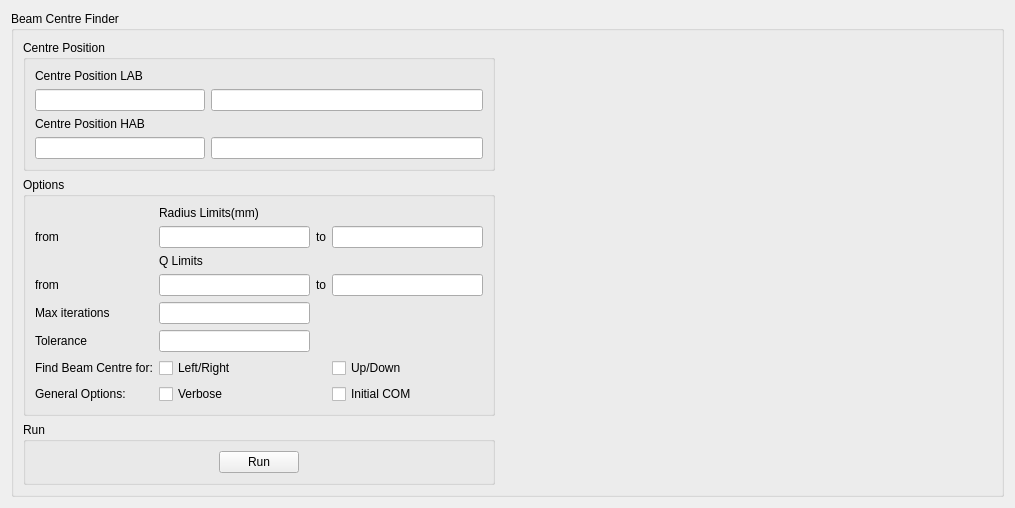
<?xml version="1.0" encoding="UTF-8"?>
<ui version="4.0">
 <class>BeamCentre</class>
 <widget class="QWidget" name="BeamCentre">
  <property name="geometry">
   <rect>
    <x>0</x>
    <y>0</y>
    <width>1015</width>
    <height>457</height>
   </rect>
  </property>
  <property name="windowTitle">
   <string>Form</string>
  </property>
  <layout class="QVBoxLayout" name="verticalLayout_3">
   <item>
    <widget class="QGroupBox" name="groupBox_2">
     <property name="title">
      <string>Beam Centre Finder</string>
     </property>
     <layout class="QGridLayout" name="gridLayout_4">
      <item row="0" column="0">
       <widget class="QGroupBox" name="groupBox_3">
        <property name="toolTip">
         <string>&lt;html&gt;&lt;head/&gt;&lt;body&gt;&lt;p&gt;The centre positions of both the high angle and low angle detector banks. The values here if they exist will be used in any reduction initiated from the runs tab.&lt;/p&gt;&lt;/body&gt;&lt;/html&gt;</string>
        </property>
        <property name="title">
         <string>Centre Position</string>
        </property>
        <layout class="QGridLayout" name="gridLayout">
         <item row="3" column="0" colspan="4">
          <widget class="QLineEdit" name="hab_pos_1_line_edit"/>
         </item>
         <item row="1" column="0" colspan="4">
          <widget class="QLineEdit" name="lab_pos_1_line_edit"/>
         </item>
         <item row="0" column="0" colspan="2">
          <widget class="QLabel" name="lab_centre_label">
           <property name="text">
            <string>Centre Position LAB</string>
           </property>
          </widget>
         </item>
         <item row="1" column="4">
          <widget class="QLineEdit" name="lab_pos_2_line_edit"/>
         </item>
         <item row="3" column="4">
          <widget class="QLineEdit" name="hab_pos_2_line_edit"/>
         </item>
         <item row="2" column="0" colspan="2">
          <widget class="QLabel" name="hab_centre_label">
           <property name="text">
            <string>Centre Position HAB</string>
           </property>
          </widget>
         </item>
        </layout>
       </widget>
      </item>
      <item row="0" column="1" rowspan="4">
       <widget class="QWidget" name="log_widget" native="true">
        <property name="minimumSize">
         <size>
          <width>491</width>
          <height>371</height>
         </size>
        </property>
       </widget>
      </item>
      <item row="1" column="0">
       <widget class="QGroupBox" name="groupBox_4">
        <property name="title">
         <string>Options</string>
        </property>
        <layout class="QGridLayout" name="gridLayout_2">
         <item row="1" column="2">
          <widget class="QLabel" name="label_9">
           <property name="text">
            <string>to</string>
           </property>
          </widget>
         </item>
         <item row="0" column="1">
          <widget class="QLabel" name="label_8">
           <property name="toolTip">
            <string>&lt;html&gt;&lt;head/&gt;&lt;body&gt;&lt;p&gt;The radius limits which will be considered when finding the beam centre.&lt;/p&gt;&lt;/body&gt;&lt;/html&gt;</string>
           </property>
           <property name="text">
            <string>Radius Limits(mm)</string>
           </property>
          </widget>
         </item>
         <item row="1" column="0">
          <widget class="QLabel" name="label_7">
           <property name="text">
            <string>from</string>
           </property>
          </widget>
         </item>
         <item row="1" column="1">
          <widget class="QLineEdit" name="r_min_line_edit"/>
         </item>
         <item row="1" column="3">
          <widget class="QLineEdit" name="r_max_line_edit"/>
         </item>
         <item row="6" column="0">
          <widget class="QLabel" name="label_6">
           <property name="toolTip">
            <string>&lt;html&gt;&lt;head/&gt;&lt;body&gt;&lt;p&gt;Controls which directions the beam centre will be for.&lt;/p&gt;&lt;/body&gt;&lt;/html&gt;</string>
           </property>
           <property name="text">
            <string>Find Beam Centre for:</string>
           </property>
          </widget>
         </item>
         <item row="4" column="1">
          <widget class="QLineEdit" name="max_iterations_line_edit">
           <property name="toolTip">
            <string>&lt;html&gt;&lt;head/&gt;&lt;body&gt;&lt;p&gt;The maximum number of iterations the algorithm will perform.&lt;/p&gt;&lt;/body&gt;&lt;/html&gt;</string>
           </property>
          </widget>
         </item>
         <item row="4" column="0">
          <widget class="QLabel" name="label_10">
           <property name="text">
            <string>Max iterations</string>
           </property>
          </widget>
         </item>
         <item row="5" column="1">
          <widget class="QLineEdit" name="tolerance_line_edit">
           <property name="toolTip">
            <string>&lt;html&gt;&lt;head/&gt;&lt;body&gt;&lt;p&gt;This is the minimum step size below which the algorithm will decide it has converged.&lt;/p&gt;&lt;/body&gt;&lt;/html&gt;</string>
           </property>
          </widget>
         </item>
         <item row="5" column="0">
          <widget class="QLabel" name="label_11">
           <property name="text">
            <string>Tolerance</string>
           </property>
          </widget>
         </item>
         <item row="6" column="1">
          <widget class="QCheckBox" name="left_right_check_box">
           <property name="text">
            <string>Left/Right</string>
           </property>
          </widget>
         </item>
         <item row="6" column="3">
          <widget class="QCheckBox" name="up_down_check_box">
           <property name="text">
            <string>Up/Down</string>
           </property>
          </widget>
         </item>
         <item row="7" column="1">
          <widget class="QCheckBox" name="verbose_check_box">
           <property name="toolTip">
            <string>&lt;html&gt;&lt;head/&gt;&lt;body&gt;&lt;p&gt;If true the quartile workspaces from each iteration will be saved.&lt;/p&gt;&lt;/body&gt;&lt;/html&gt;</string>
           </property>
           <property name="text">
            <string>Verbose</string>
           </property>
          </widget>
         </item>
         <item row="3" column="1">
          <widget class="QLineEdit" name="q_min_line_edit"/>
         </item>
         <item row="7" column="3">
          <widget class="QCheckBox" name="COM_check_box">
           <property name="toolTip">
            <string>&lt;html&gt;&lt;head/&gt;&lt;body&gt;&lt;p&gt;Option which controls whether the initial position is taken as the current centre position or determined from a centre of mass analysis of the scatter workspace.&lt;/p&gt;&lt;/body&gt;&lt;/html&gt;</string>
           </property>
           <property name="text">
            <string>Initial COM</string>
           </property>
          </widget>
         </item>
         <item row="3" column="3">
          <widget class="QLineEdit" name="q_max_line_edit"/>
         </item>
         <item row="3" column="2">
          <widget class="QLabel" name="label">
           <property name="text">
            <string>to</string>
           </property>
          </widget>
         </item>
         <item row="2" column="1">
          <widget class="QLabel" name="label_2">
           <property name="toolTip">
            <string>&lt;html&gt;&lt;head/&gt;&lt;body&gt;&lt;p&gt;The Q range which will be considered when finding the beam centre.&lt;/p&gt;&lt;/body&gt;&lt;/html&gt;</string>
           </property>
           <property name="text">
            <string>Q Limits</string>
           </property>
          </widget>
         </item>
         <item row="3" column="0">
          <widget class="QLabel" name="label_3">
           <property name="text">
            <string>from</string>
           </property>
          </widget>
         </item>
         <item row="7" column="0">
          <widget class="QLabel" name="label_4">
           <property name="text">
            <string>General Options:</string>
           </property>
          </widget>
         </item>
        </layout>
       </widget>
      </item>
      <item row="2" column="0">
       <widget class="QGroupBox" name="groupBox_5">
        <property name="title">
         <string>Run</string>
        </property>
        <layout class="QGridLayout" name="gridLayout_3">
         <item row="0" column="2">
          <spacer name="horizontalSpacer_3">
           <property name="orientation">
            <enum>Qt::Horizontal</enum>
           </property>
           <property name="sizeHint" stdset="0">
            <size>
             <width>146</width>
             <height>20</height>
            </size>
           </property>
          </spacer>
         </item>
         <item row="0" column="1">
          <widget class="QPushButton" name="run_button">
           <property name="text">
            <string>Run</string>
           </property>
          </widget>
         </item>
         <item row="0" column="0">
          <spacer name="horizontalSpacer">
           <property name="orientation">
            <enum>Qt::Horizontal</enum>
           </property>
           <property name="sizeHint" stdset="0">
            <size>
             <width>146</width>
             <height>20</height>
            </size>
           </property>
          </spacer>
         </item>
        </layout>
       </widget>
      </item>
      <item row="3" column="0">
       <spacer name="verticalSpacer">
        <property name="orientation">
         <enum>Qt::Vertical</enum>
        </property>
        <property name="sizeHint" stdset="0">
         <size>
          <width>20</width>
          <height>40</height>
         </size>
        </property>
       </spacer>
      </item>
     </layout>
    </widget>
   </item>
  </layout>
 </widget>
 <resources/>
 <connections/>
</ui>
